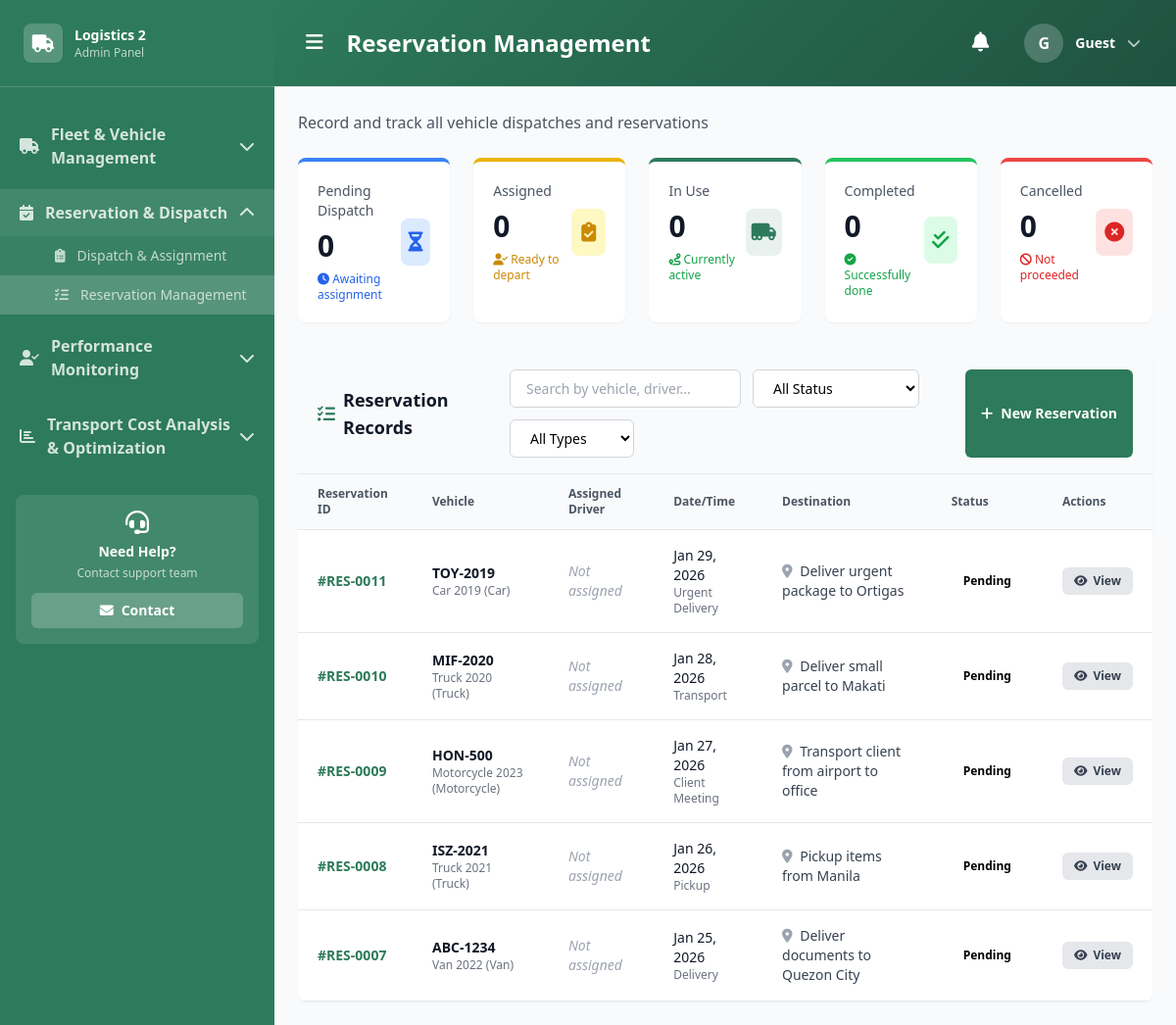
/ADMIN/module_2/reservation-management.php, run on an earlier commit of the app's database.
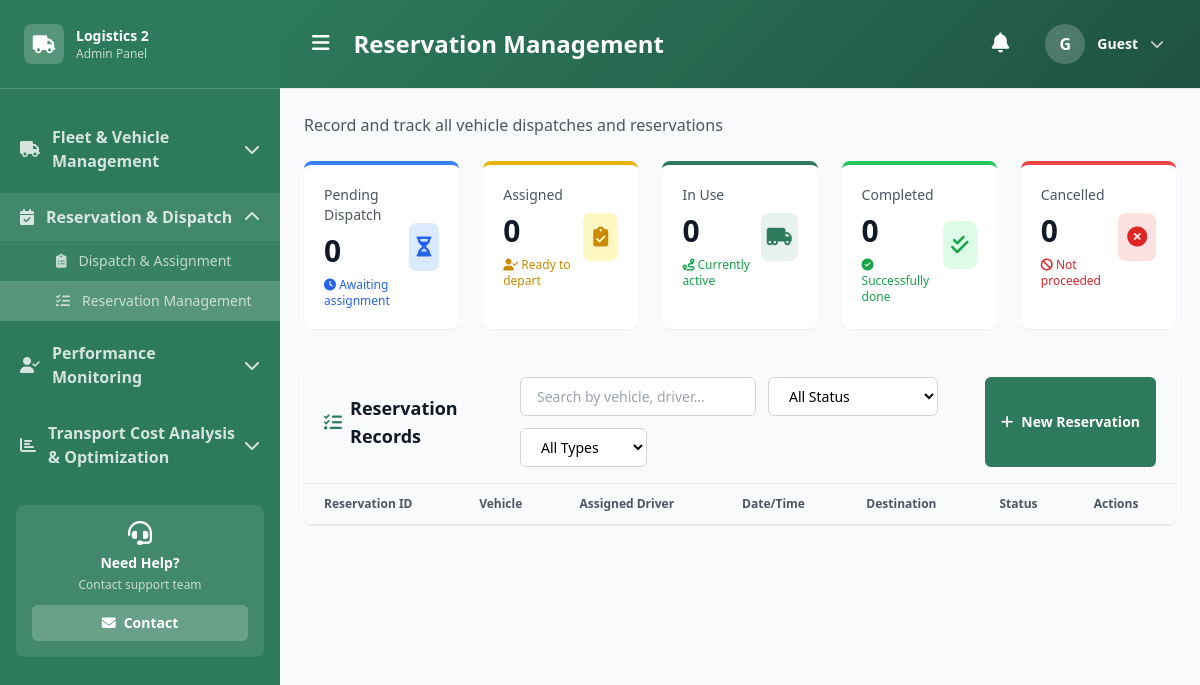
And on a later commit of the database.
### tables this page shows
CREATE TABLE `reservations` (
  `id` int(11) NOT NULL,
  `vehicle_id` int(11) DEFAULT NULL,
  `driver_id` int(11) DEFAULT NULL,
  `reserved_date` date DEFAULT NULL,
  `purpose` varchar(50) DEFAULT NULL,
  `notes` text DEFAULT NULL,
  `status` enum('Pending','Approved','Completed','Cancelled') DEFAULT 'Pending'
);

CREATE TABLE `vehicles` (
  `id` int(11) NOT NULL,
  `plate` varchar(20) NOT NULL,
  `vehicle` varchar(50) DEFAULT NULL,
  `model` varchar(50) DEFAULT NULL,
  `type` varchar(20) DEFAULT NULL,
  `year` int(11) DEFAULT NULL,
  `status` enum('Active','Inactive','Maintenance') DEFAULT 'Active',
  `availability` enum('Available','Assigned','Maintenance') DEFAULT 'Available',
  `lat` double DEFAULT NULL,
  `lng` double DEFAULT NULL,
  `last_maintenance` date DEFAULT NULL,
  `location` point DEFAULT NULL
);

### ADMIN/includes/functions.php (called while the page is built, shortened)
<?php
$conn = new mysqli('localhost', 'root', '', 'logistics2');
function getReservations() {
    global $conn;
    $sql = "
        SELECT
            r.id,
            v.plate AS vehicle,
            v.model,
            v.type,
            u.full_name AS driver,
            r.reserved_date,
            r.purpose,
            r.notes,
            r.status
        FROM reservations r
        LEFT JOIN vehicles v ON r.vehicle_id = v.id
        LEFT JOIN drivers d ON r.driver_id = d.id
        LEFT JOIN users u ON d.user_id = u.user_id
        ORDER BY r.reserved_date DESC
    ";
    $result = $conn->query($sql);
    return $result->fetch_all(MYSQLI_ASSOC);
}
?>

### ADMIN/module_2/reservation-management.php (the view, shortened to what the rows shown need)
<?php
include '../includes/functions.php';
$reservations = getReservations();
?>
<!DOCTYPE html>
<html lang="en">
<head>
    <script src="https://cdn.tailwindcss.com"></script>
    <link rel="stylesheet" href="https://cdnjs.cloudflare.com/ajax/libs/font-awesome/6.4.0/css/all.min.css">
</head>
<body class="bg-gray-50 font-sans">
    <?php include '../includes/sidebar.php'; ?>
    <div class="ml-0 md:ml-[280px] min-h-screen transition-all duration-300">
        <?php include '../includes/header.php'; ?>
        <main class="p-6">
            <div class="bg-white rounded-lg shadow-sm overflow-hidden">
                <div class="bg-gray-50 border-b border-gray-200 px-5 py-4">
                    <div class="flex flex-col md:flex-row md:items-center md:justify-between gap-4">
                        <h2 class="text-lg font-bold text-gray-900 flex items-center gap-2">
                            <i class="fas fa-tasks text-primary-green"></i>
                            Reservation Records
                        </h2>
                    </div>
                </div>
                <div class="overflow-x-auto">
                    <table class="w-full border-collapse" id="reservationTable">
                        <thead>
                            <tr class="bg-gray-50 border-b border-gray-200">
                                <th class="px-5 py-3 text-left text-xs font-semibold text-gray-600">Reservation ID</th>
                                <th class="px-5 py-3 text-left text-xs font-semibold text-gray-600">Vehicle</th>
                                <th class="px-5 py-3 text-left text-xs font-semibold text-gray-600">Assigned Driver</th>
                                <th class="px-5 py-3 text-left text-xs font-semibold text-gray-600">Date/Time</th>
                                <th class="px-5 py-3 text-left text-xs font-semibold text-gray-600">Destination</th>
                                <th class="px-5 py-3 text-left text-xs font-semibold text-gray-600">Status</th>
                                <th class="px-5 py-3 text-left text-xs font-semibold text-gray-600">Actions</th>
                            </tr>
                        </thead>
                        <tbody id="tableBody">
                            <?php foreach ($reservations as $reservation): ?>
                            <tr class="border-b border-gray-200 hover:bg-gray-50 transition-colors">
                                <td class="px-5 py-4 text-sm font-semibold text-primary-green">#RES-<?php echo str_pad($reservation['id'], 4, '0', STR_PAD_LEFT); ?></td>
                                <td class="px-5 py-4 text-sm">
                                    <div class="font-semibold text-gray-900"><?php echo $reservation['vehicle']; ?></div>
                                    <div class="text-xs text-gray-500"><?php echo $reservation['model']; ?> (<?php echo $reservation['type']; ?>)</div>
                                </td>
                                <td class="px-5 py-4 text-sm">
                                    <?php if ($reservation['driver']): ?>
                                        <div class="flex items-center gap-2">
                                            <div class="w-8 h-8 bg-primary-green rounded-full flex items-center justify-center text-white text-xs font-bold">
                                                <?php echo strtoupper(substr($reservation['driver'], 0, 2)); ?>
                                            </div>
                                            <span class="text-gray-900"><?php echo $reservation['driver']; ?></span>
                                        </div>
                                    <?php else: ?>
                                        <span class="text-gray-400 italic">Not assigned</span>
                                    <?php endif; ?>
                                </td>
                                <td class="px-5 py-4 text-sm">
                                <div class="text-gray-900">
                                    <?php echo date('M d, Y', strtotime($reservation['reserved_date'])); ?>
                                </div>
                                <div class="text-xs text-gray-500">
                                    <?php echo $reservation['purpose']; ?>
                                </div>
                                </td>
                                <td class="px-5 py-4 text-sm text-gray-700">
                                    <i class="fas fa-map-marker-alt text-gray-400 mr-1"></i>
                                    <?php echo $reservation['notes']; ?>
                                </td>
                                <td class="px-5 py-4 text-sm">
                                    <?php
                                    $statusColors = [
                                        'Pending Dispatch' => 'bg-blue-100 text-blue-800',
                                        'Assigned' => 'bg-yellow-100 text-yellow-800',
                                        'In Use' => 'bg-primary-green/10 text-primary-green',
                                        'Completed' => 'bg-green-100 text-green-800',
                                        'Cancelled' => 'bg-red-100 text-red-800'
                                    ];
                                    ?>
                                    <?php $status = $reservation['status'] ?? 'Pending Dispatch'; ?>
                                    <span class="inline-block px-3 py-1 rounded-full text-xs font-semibold <?php echo $statusColors[$status]; ?>">
                                        <?php echo $status; ?>
                                    </span>
                                </td>
                                <td class="px-5 py-4 text-sm">
                                    <div class="flex gap-2">
                                        <button class="px-3 py-1.5 bg-gray-200 text-gray-700 rounded-md text-xs font-semibold hover:bg-gray-300 transition-all inline-flex items-center gap-1.5" onclick="viewDetails(<?php echo $reservation['id']; ?>)">
                                            <i class="fas fa-eye"></i> View
                                        </button>
                                    </div>
                                </td>
                            </tr>
                            <?php endforeach; ?>
                        </tbody>
                    </table>
                </div>
            </div>
        </main>
    </div>
</body>
</html>

What changed in the data, as far as the page shows it:
removed reservations: id "0011", vehicle.plate "TOY-2019", vehicle.model "Car 2019", vehicle.type "Car", reserved_date "Jan 29, 2026", purpose "Urgent Delivery", notes "Deliver urgent package to Ortigas", status "Pending"
removed reservations: id "0010", vehicle.plate "MIF-2020", vehicle.model "Truck 2020", vehicle.type "Truck", reserved_date "Jan 28, 2026", purpose "Transport", notes "Deliver small parcel to Makati", status "Pending"
removed reservations: id "0009", vehicle.plate "HON-500", vehicle.model "Motorcycle 2023", vehicle.type "Motorcycle", reserved_date "Jan 27, 2026", purpose "Client Meeting", notes "Transport client from airport to office", status "Pending"
removed reservations: id "0008", vehicle.plate "ISZ-2021", vehicle.model "Truck 2021", vehicle.type "Truck", reserved_date "Jan 26, 2026", purpose "Pickup", notes "Pickup items from Manila", status "Pending"
removed reservations: id "0007", vehicle.plate "ABC-1234", vehicle.model "Van 2022", vehicle.type "Van", reserved_date "Jan 25, 2026", purpose "Delivery", notes "Deliver documents to Quezon City", status "Pending"
